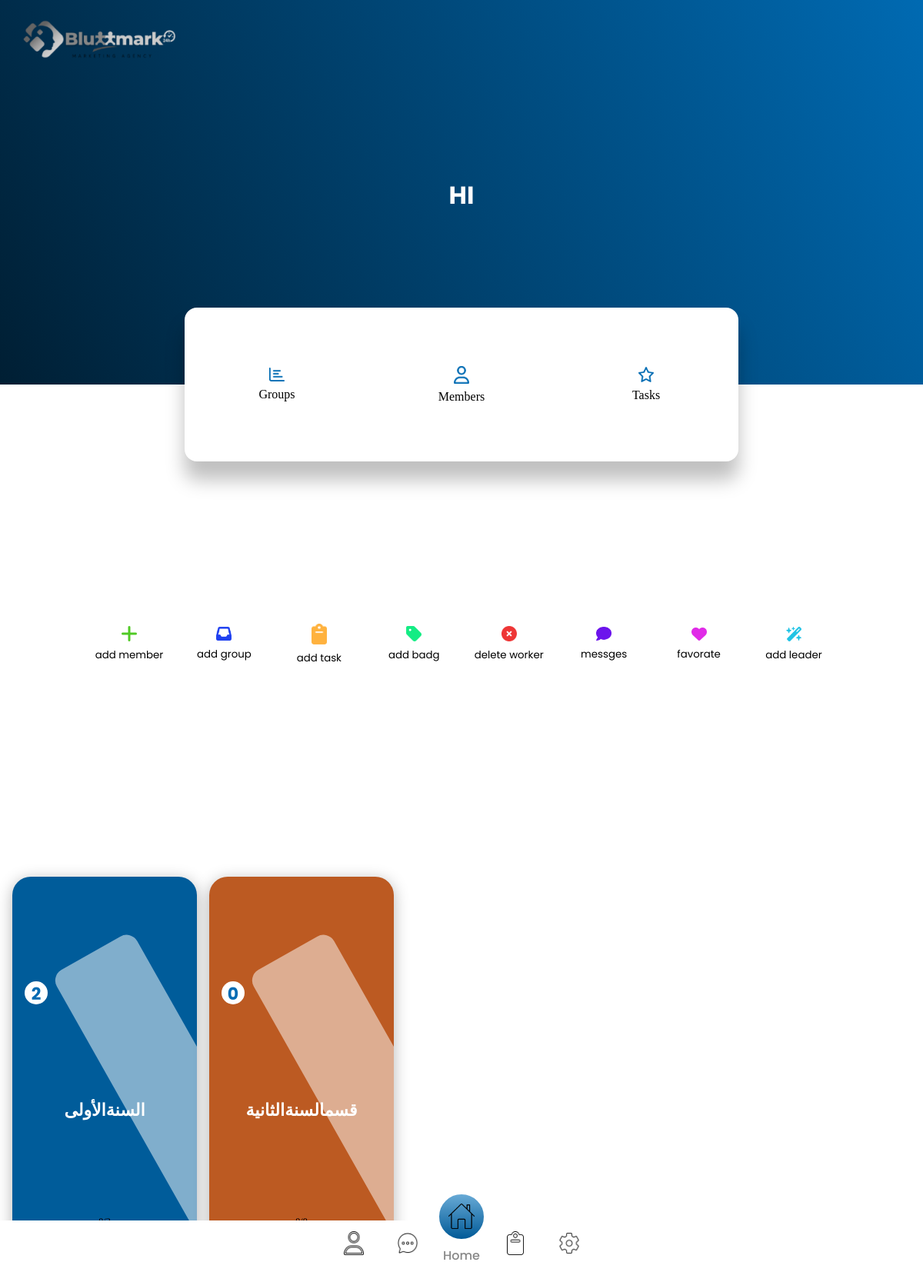
The page /da9a/profile.php (signed in) on the database its author committed.
### da9a/profile.php (the view, shortened to what this page needs)
<?php
    include 'inc/conn-db.php';
    $email = $_SESSION['user']['email'];
    $stm="SELECT * FROM users WHERE email ='$email'";
    $q=$conn->prepare($stm);
    $q->execute();
    $data=$q->fetch();
    $UserName=filter_var($data['companyName'],FILTER_SANITIZE_STRING);
?>
<!DOCTYPE html>
<html lang="en">
<head>
        <link rel="stylesheet" href="./sass/profile.css">
</head>
<body>
    <div class="wraper">
        <div class="logo"><img src="./assets/logowhite.png" alt="" srcset=""></div>
        <div class="dashbord">
            <div class="dash-header">
                <div class="info-display">
                    <h1 class="info-data">HI</h1>
                </div>
                <div class="count">
                    <div class="countgroups">
                        <img src="./assets/chart.png" alt="" srcset="">
                        <p>Groups</p>
                    </div>
                    <div class="workers-count">
                        <img src="./assets/userr.png" alt="" srcset="">
                        <p>Members</p>
                    </div>
                    <div class="tasks-count ">
                        <img src="./assets/star.png" alt="" srcset="">
                        <p>Tasks</p>
                    </div>
                </div>
            </div>
            <div class="nav show " >
                <div class="nav-section">
                    <div class="buttons">
                        <button class='addmemberbtn' ><img src="./assets/plus.png" alt="" srcset="">add member</button>
                        <button class='addgroupbtn'><img src="./assets/box.png" alt="" srcset="">add group</button>
                        <button class='addtaskbtn' ><img src="./assets/bord.png" alt="" srcset="">add task</button>
                        <button><img src="./assets/badg.png" alt="" srcset="">add badg</button>
                        <button class='delletworker'><img src="./assets/x.png" alt="" srcset="">delete worker</button>
                        <button ><img src="./assets/msg.png" alt="" srcset="">messges</button>
                        <button><img src="./assets/heart.png" alt="" srcset="">favorate</button>
                        <button><img src="./assets/magic.png" alt="" srcset="">add leader</button>
                    </div>
                </div>
                <div class="groups-section">
                    <div class="slider">
                        <?php
                            $prefix = $UserName.'Group'. '%';
                            $stm = "SHOW TABLES LIKE ?";
                            $q = $conn->prepare($stm);
                            $q->execute([$prefix]);
                            $tables = $q->fetchAll(PDO::FETCH_COLUMN);
                            foreach ($tables as $table) {
                                $dataStm = "SELECT * FROM $table";
                                $dataQ = $conn->prepare($dataStm);
                                $dataQ->execute();
                                $rowData = $dataQ->fetch(PDO::FETCH_ASSOC);
                                if ($rowData) {
                                    $userbdname = $UserName;
                                    $groupName = $rowData["GroupName"];
                                    $secondTableStm = "SELECT * FROM $userbdname WHERE subworkergroup = :groupName";
                                    $secondTableQ = $conn->prepare($secondTableStm);
                                    $secondTableQ->bindParam(':groupName', $groupName);
                                    $secondTableQ->execute();
                                    $rowCount = $secondTableQ->rowCount();
                                    $tasksbdname = $UserName.'Tasks';
                                    $taskTableStm = "SELECT TaskState FROM $tasksbdname WHERE TaskGroup = :groupName ";
                                    $taskTableQ = $conn->prepare($taskTableStm);
                                    $taskTableQ->bindParam(':groupName', $groupName);
                                    $taskTableQ->execute();
                                    $taskdonecount=0;
                                    $tasknotdonecount=0;
                                    while ($row = $taskTableQ->fetch(PDO::FETCH_ASSOC)) {
                                        $taskState = $row['TaskState'];
                                        if ($taskState === 'done') {
                                            $taskdonecount++;
                                        } elseif ($taskState === 'on progress') {
                                            $tasknotdonecount++;
                                        }
                                    }
                                    echo "<div class='group groupname' data-id='{$groupName}'>";
                                        echo "<p class='workernum' >$rowCount</p>";
                                        echo "<p class='hi'>{$groupName}</p>";
                                            echo "<div class='t' >";
                                                echo "<div class='tt' >";
                                                    echo "<p class='taskdonenum' >/$taskdonecount</p>";
                                                    echo "<p class='tasknotdonenum' > $tasknotdonecount</p>";
                                                echo "</div>";
                                                echo "<div class='persentage' >";
                                                    if ($tasknotdonecount > 0) {
                                                        $completionPercentage = $taskdonecount / ($taskdonecount + $tasknotdonecount) * 100;
                                                        echo "<p >";
                                                            echo round($completionPercentage, 2) . "%";
                                                        echo "</p>";
                                                        echo "<p class='ruler' >";
                                                        echo "<span class='ruler-fill' >";
                                                            echo round($completionPercentage, 2) . "%";
                                                        echo "</span>";
                                                        echo "</p>";
                                                    } else {
                                                        echo "<p >";
                                                        echo "</p>";
                                                        echo "<p class='ruler' >";
                                                        echo "<span class='ruler-fill' >";
                                                        echo "</span>";
                                                        echo "</p>";
                                                    }
                                                echo "</div>";
                                            echo "</div>";
                                    echo "</div>";
                                } else {
                                    echo "No data found.";
                                }
                            }
                        ?>
                    </div>
                </div>
            </div>
            <div class="navigation">
                <ul>
                    <li class="list members ">
                        <a href="#">
                            <span class="icon" ><img src="./assets/user.png" alt="" srcset=""></span>
                        </a>
                    </li>
                    <li class="list msgbtn">
                        <a href="#">
                            <span class="icon" ><img src="./assets/chatbuble.png" alt="" srcset=""></span>
                        </a>
                    </li>
                    <li class="list home active">
                        <a href="#">
                            <span class="icon" ><img src="./assets/homeoutline.png" alt="" srcset=""></span>
                            <span class="text" >Home</span>
                        </a>
                    </li>
                    <li class="list call">
                        <a href="#">
                            <span class="icon" ><img src="./assets/tasks.png" alt="" srcset=""></span>
                        </a>
                    </li>
                    <li class="list setings">
                        <a href="#">
                            <span class="icon" ><img src="./assets/settingsoutline.png" alt="" srcset=""></span>
                        </a>
                    </li>
                </ul>
            </div>
        </div>
    </div>
</body>
</html>

### rows shown on the page
aktoilgroupالسنةالأولى: GroupName "السنةالأولى"
aktoilgroupقسمالسنةالثانية: GroupName "قسمالسنةالثانية"

### other values the page prints
$rowCount "2"
$rowCount "0"
